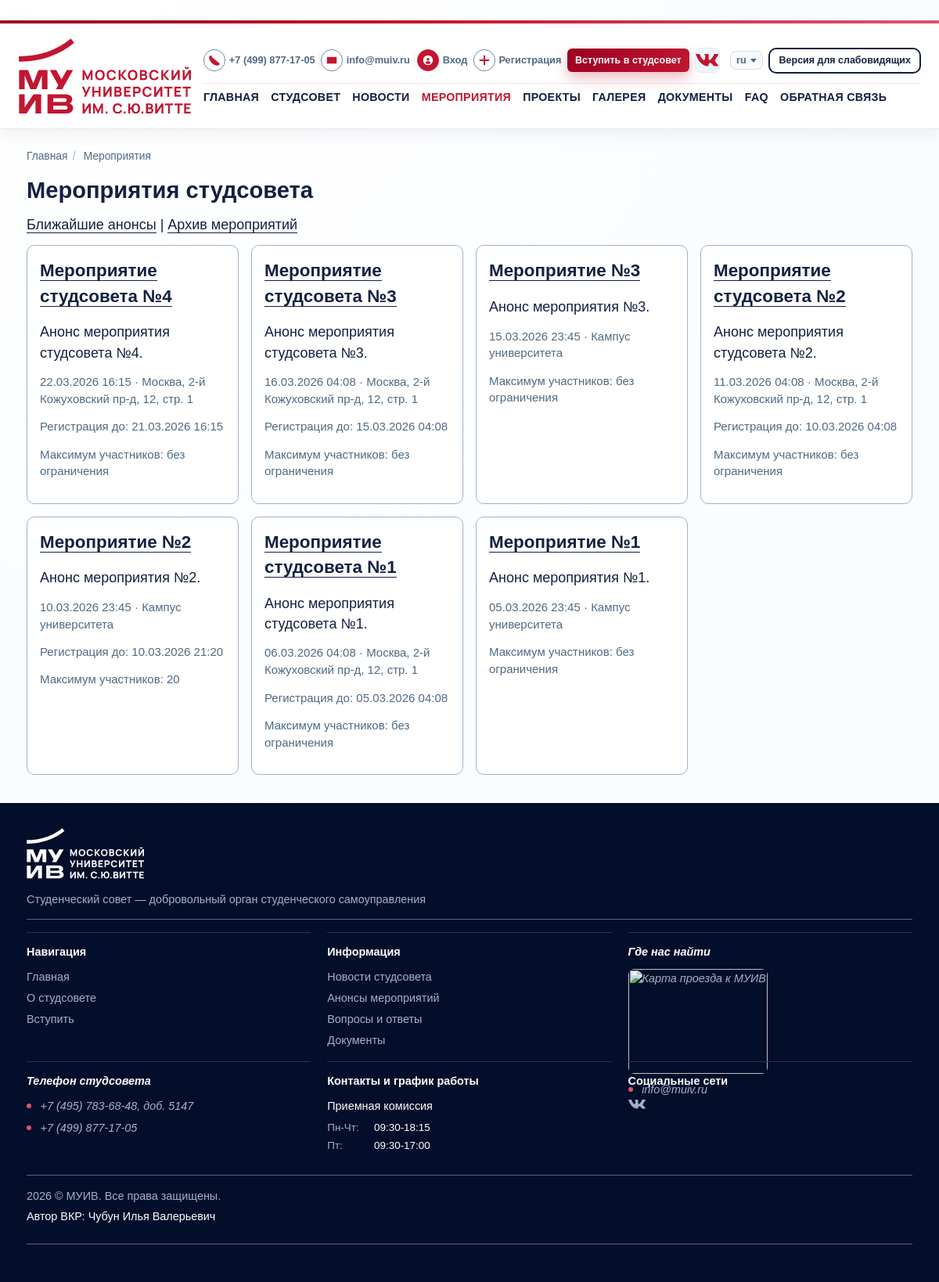
The app's page /events/?archive=1 with its own data.
### core/models.py (models this page shows, shortened)
class TimestampedModel(models.Model):
    created_at = models.DateTimeField(auto_now_add=True)
    updated_at = models.DateTimeField(auto_now=True)
    class Meta:
        abstract = True

class Event(TimestampedModel):
    title = models.CharField(max_length=200)
    description = models.TextField()
    short_description = models.CharField(max_length=280)
    image = models.ImageField(upload_to="events/", blank=True, null=True)
    location = models.CharField(max_length=200)
    start_at = models.DateTimeField()
    end_at = models.DateTimeField(blank=True, null=True)
    registration_deadline = models.DateTimeField(blank=True, null=True)
    max_participants = models.PositiveIntegerField(blank=True, null=True)
    is_published = models.BooleanField(default=True)
    class Meta:
        ordering = ["start_at"]
    def get_absolute_url(self):
        return reverse("core:event_detail", kwargs={"pk": self.pk})

### core/views/public_views.py (the view, shortened to what this page needs)
# urls.py: path("events/", views.events_list, name="events_list"),
def events_list(request):
    can_manage_events = has_any_role(
        request.user,
        UserProfile.ROLE_ADMIN,
        UserProfile.ROLE_MANAGER,
    )
    archive = request.GET.get("archive") == "1" or request.POST.get("archive") == "1"
    queryset = Event.objects.filter(is_published=True)
    if archive:
        queryset = queryset.filter(start_at__lt=timezone.now()).order_by("-start_at")
    else:
        queryset = queryset.filter(start_at__gte=timezone.now()).order_by("start_at")
    events = list(queryset)
    create_form = EventManageForm()
    invalid_form_event_id = None
    if can_manage_events:
        for event in events:
            if event.pk == invalid_form_event_id and request.method == "POST":
                event.edit_form = form
            else:
                event.edit_form = EventManageForm(instance=event)
    return render(
        request,
        "core/events_list.html",
        {
            "events": events,
            "archive": archive,
            "can_manage_events": can_manage_events,
            "create_form": create_form,
        },
    )

### core/context_processors.py (called while the page is built)
def _resolve_menu(items):
    resolved = []
    for view_name, label in items:
        try:
            url = reverse(view_name)
        except NoReverseMatch:
            continue
        resolved.append({"view_name": view_name, "label": label, "url": url})
    return resolved

### core/permissions.py (called while the page is built)
def get_user_role(user):
    if not user.is_authenticated:
        return None
    profile = getattr(user, "profile", None)
    if profile:
        return profile.role
    return UserProfile.ROLE_STUDENT

def has_any_role(user, *allowed_roles):
    if not user.is_authenticated:
        return False
    if user.is_superuser:
        return True
    return get_user_role(user) in allowed_roles

### templates/core/events_list.html (shortened to what this page needs)
﻿{% extends "base.html" %}
{% block content %}
<h1>Мероприятия студсовета</h1>
<p>
    <a href="{% url 'core:events_list' %}">Ближайшие анонсы</a> |
    <a href="{% url 'core:events_list' %}?archive=1">Архив мероприятий</a>
</p>
<div class="card-grid">
    {% for event in events %}
        <article class="card">
            <h2><a href="{{ event.get_absolute_url }}">{{ event.title }}</a></h2>
            <p>{{ event.short_description }}</p>
            <p><small>{{ event.start_at|date:"d.m.Y H:i" }} · {{ event.location }}</small></p>
            {% if event.registration_deadline %}
                <p><small>Регистрация до: {{ event.registration_deadline|date:"d.m.Y H:i" }}</small></p>
            {% endif %}
            {% if event.max_participants %}
                <p><small>Максимум участников: {{ event.max_participants }}</small></p>
            {% else %}
                <p><small>Максимум участников: без ограничения</small></p>
            {% endif %}
        </article>
    {% endfor %}
</div>
{% endblock %}

### static/css/styles.css (style rules this page uses)
:root { --muiv-dark: #132041; --muiv-slate: #4f6a84; --muiv-muted: #a0b3c6; --muiv-accent: #db5472; --muiv-accent-dark: #c21631; --muiv-accent-deep: #9b0123; --muiv-footer: #030e2a; --muiv-bg: #fafcff; --muiv-bg-soft: #edf6ff; --muiv-border: #e9e9e9; --muiv-card-border: #a0b3c6; --muiv-white: #fff; }
* { box-sizing: border-box; }
html, body { height: 100%; }
html { scroll-behavior: smooth; -webkit-text-size-adjust: 100%; text-size-adjust: 100%; }
body { margin: 0; display: flex; flex-direction: column; min-height: 100vh; font-family: "Proxima Nova", Arial, sans-serif; font-size: 18px; font-weight: 400; line-height: 1.45; color: var(--muiv-dark); background: radial-gradient(circle at 10% 0%, #ffffff 0%, var(--muiv-bg) 55%); }
a { text-decoration: none; }
h1, h2, h3, h4, h5, h6 { color: var(--muiv-dark); }
h1 { font-size: 1.82rem; font-weight: 700; margin-top: 0; margin-bottom: 0.75rem; line-height: 1.22; }
h2 { margin-top: 0; margin-bottom: 1rem; font-size: 1.4rem; font-weight: 600; }
p { margin-top: 0; margin-bottom: 0.85rem; }
.main a { color: var(--muiv-dark); border-bottom: 1px solid var(--muiv-dark); }
.card-grid, .info-grid, .stats-grid, .timeline-grid, .partner-grid { display: grid; gap: 1rem; }
.card-grid { grid-template-columns: repeat(auto-fit, minmax(250px, 1fr)); }
.card, .detail, .faq-item, .form, .info-card, .timeline, .cta-band, .section-panel, .stat-card, .post-card, .comment-card { border: 1px solid var(--muiv-card-border); border-radius: 10px; background: var(--muiv-white); padding: 1rem; }
.card, .detail, .faq-item, .post-card, .comment-card { transition: border-color 0.25s ease, box-shadow 0.25s ease; }
small { color: var(--muiv-slate); }
.card, .detail, .faq-item, .post-card, .comment-card, .section-panel, .stat-card { overflow-wrap: anywhere; word-break: break-word; }

### records on screen
Event: title "Мероприятие студсовета №4", short_description "Анонс мероприятия студсовета №4.", start_at "22.03.2026 16:15", location "Москва, 2-й Кожуховский пр-д, 12, стр. 1", registration_deadline "21.03.2026 16:15", shows "Максимум участников: без ограничения"
Event: title "Мероприятие студсовета №3", short_description "Анонс мероприятия студсовета №3.", start_at "16.03.2026 04:08", location "Москва, 2-й Кожуховский пр-д, 12, стр. 1", registration_deadline "15.03.2026 04:08", shows "Максимум участников: без ограничения"
Event: title "Мероприятие №3", short_description "Анонс мероприятия №3.", start_at "15.03.2026 23:45", location "Кампус университета", shows "Максимум участников: без ограничения"
Event: title "Мероприятие студсовета №2", short_description "Анонс мероприятия студсовета №2.", start_at "11.03.2026 04:08", location "Москва, 2-й Кожуховский пр-д, 12, стр. 1", registration_deadline "10.03.2026 04:08", shows "Максимум участников: без ограничения"
Event: title "Мероприятие №2", short_description "Анонс мероприятия №2.", start_at "10.03.2026 23:45", location "Кампус университета", registration_deadline "10.03.2026 21:20", max_participants "20"
Event: title "Мероприятие студсовета №1", short_description "Анонс мероприятия студсовета №1.", start_at "06.03.2026 04:08", location "Москва, 2-й Кожуховский пр-д, 12, стр. 1", registration_deadline "05.03.2026 04:08", shows "Максимум участников: без ограничения"
Event: title "Мероприятие №1", short_description "Анонс мероприятия №1.", start_at "05.03.2026 23:45", location "Кампус университета", shows "Максимум участников: без ограничения"

### other values on screen
{{ item.label }} "ГЛАВНАЯ" "СТУДСОВЕТ" "НОВОСТИ" "МЕРОПРИЯТИЯ" "ПРОЕКТЫ" "ГАЛЕРЕЯ" "ДОКУМЕНТЫ" "FAQ" "ОБРАТНАЯ СВЯЗЬ"
{{ crumb.title }} "Главная"
{{ crumb.title }} "Мероприятия"
{{ author_full_name }} "Чубун Илья Валерьевич"
